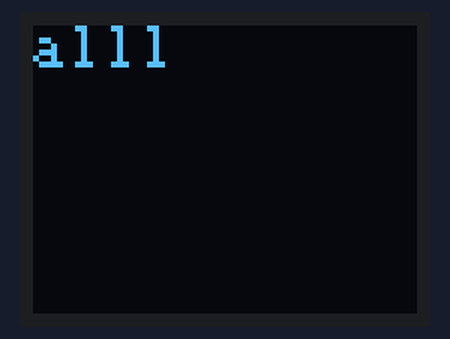
A sketch run on a simulated Arduino Uno, built with avr-gcc and run on an emulated ATmega328P. Parts: 64×48 one-colour display. Random numbers use the default seed unless the sketch sets one.

Above: at 0.73 s.
At 3.0 s:
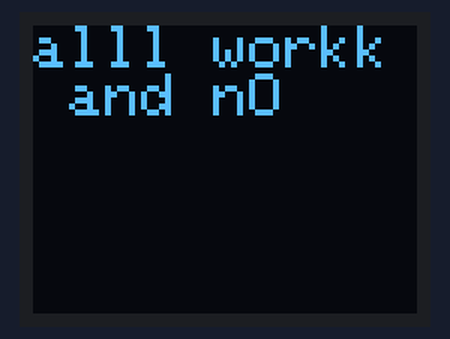
At 13.0 s:
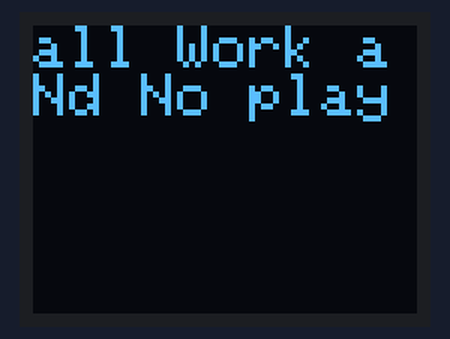
At 21.5 s:
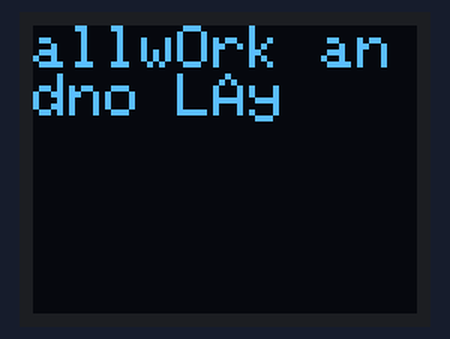
At 34.8 s:
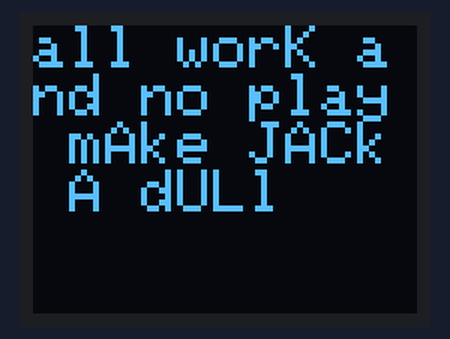
At 39.2 s:
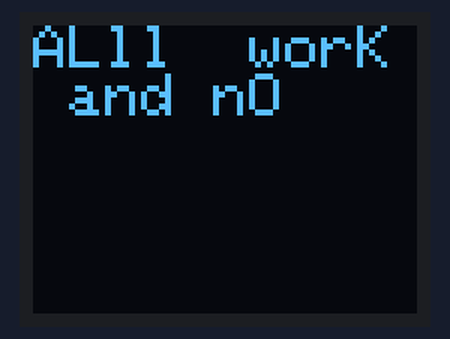

The sketch:

Jack.ino
```cpp
#include <MicroView.h>

#define STRING "all work and no play make jack a dull boy"
#define DELAY_MIN 30
#define DELAY_MAX 400

class Jack {
  private:
  String _string;
  int _i;
  char _nextChar;

  void generateNextChar();

  public:
  Jack(const String string);
  char nextChar();
  bool hasMore();
  void reset();
};

void Jack::generateNextChar() {
   while (_i < _string.length()) {
    int modification = random(100);

    // most of the time, just return the next character
    if (modification < 70) {
      _nextChar = _string.charAt(_i++);
      return;
    }

    // 20% of the time, upper case the character
    if (modification < 90) {
      _nextChar = (char) toupper(_string.charAt(_i++));
      return;
    }

    // 5% of the time, delete a character
    if (modification < 95) {
      _i++;
      continue;
    }

    // 5% of the time, insert a double
    if (modification < 100) {
      _nextChar = _string.charAt(_i);
      return;
    }
  };

  _nextChar = '\0';
}

Jack::Jack(const String string) {
  _i = 0;
  _string = string;
  generateNextChar();
}

char Jack::nextChar() {
  char nextChar = _nextChar;
  generateNextChar();

  return nextChar;
}

bool Jack::hasMore() {
  return _nextChar != '\0';
}

void Jack::reset() {
  _i = 0;
  generateNextChar();
}

Jack jack(STRING);

void setup() {
  uView.begin();
  uView.clear(PAGE);
  uView.display();

  randomSeed(analogRead(0));
}


void loop () {
  uView.clear(PAGE);
  uView.setCursor(0, 0);
  while (jack.hasMore()) {
    delay(random(DELAY_MIN, DELAY_MAX));
    uView.write(jack.nextChar());
    uView.display();
  }
  jack.reset();
}
```

Measured:
- what the display in image 1 shows lasts 0.8 s, from 2.9 s to 3.7 s
- what the display in image 3 shows lasts 0.5 s, from 21.5 s to 22.0 s
- what the display in image 4 shows lasts 0.8 s, from 34.8 s to 35.6 s
